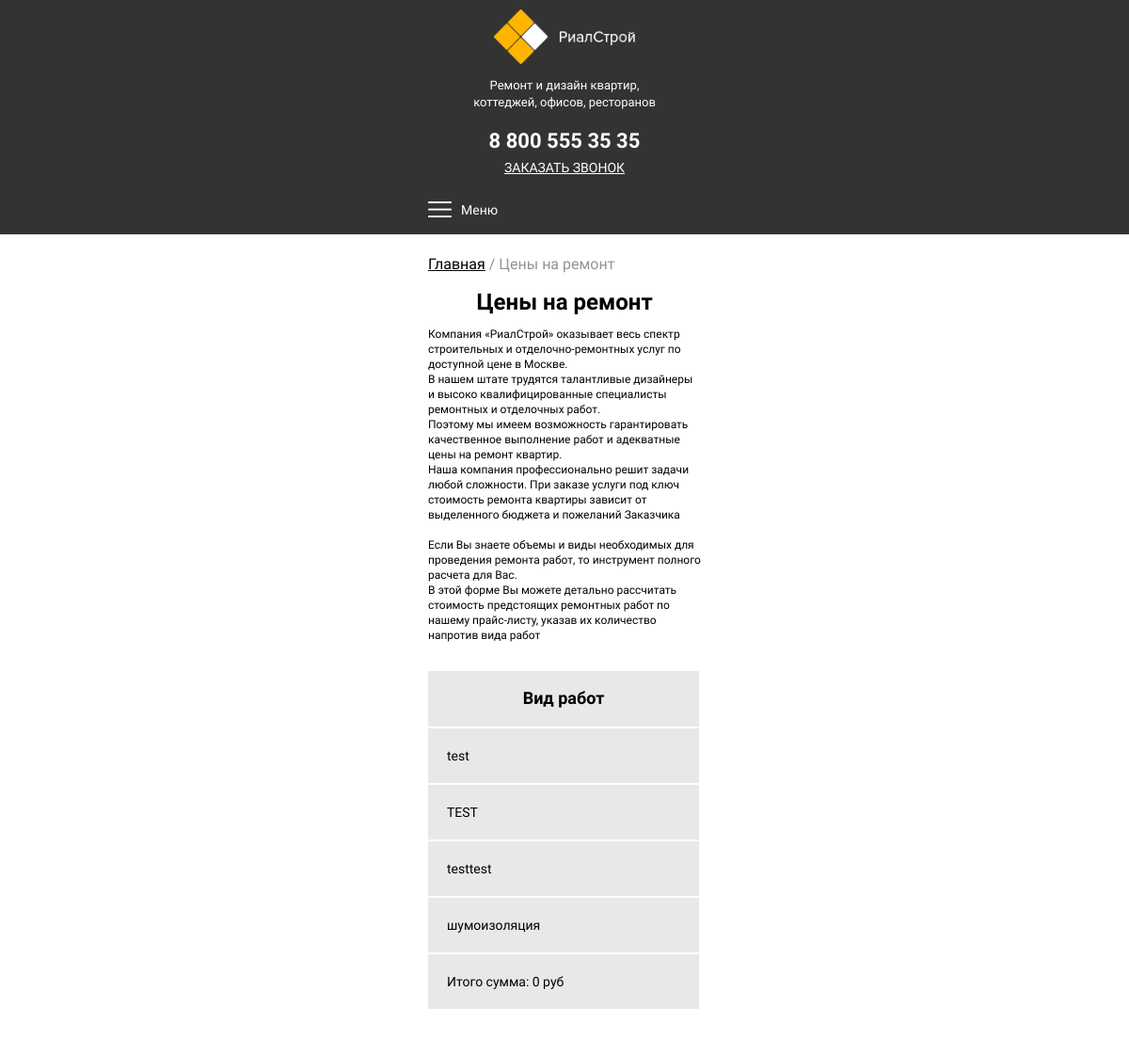
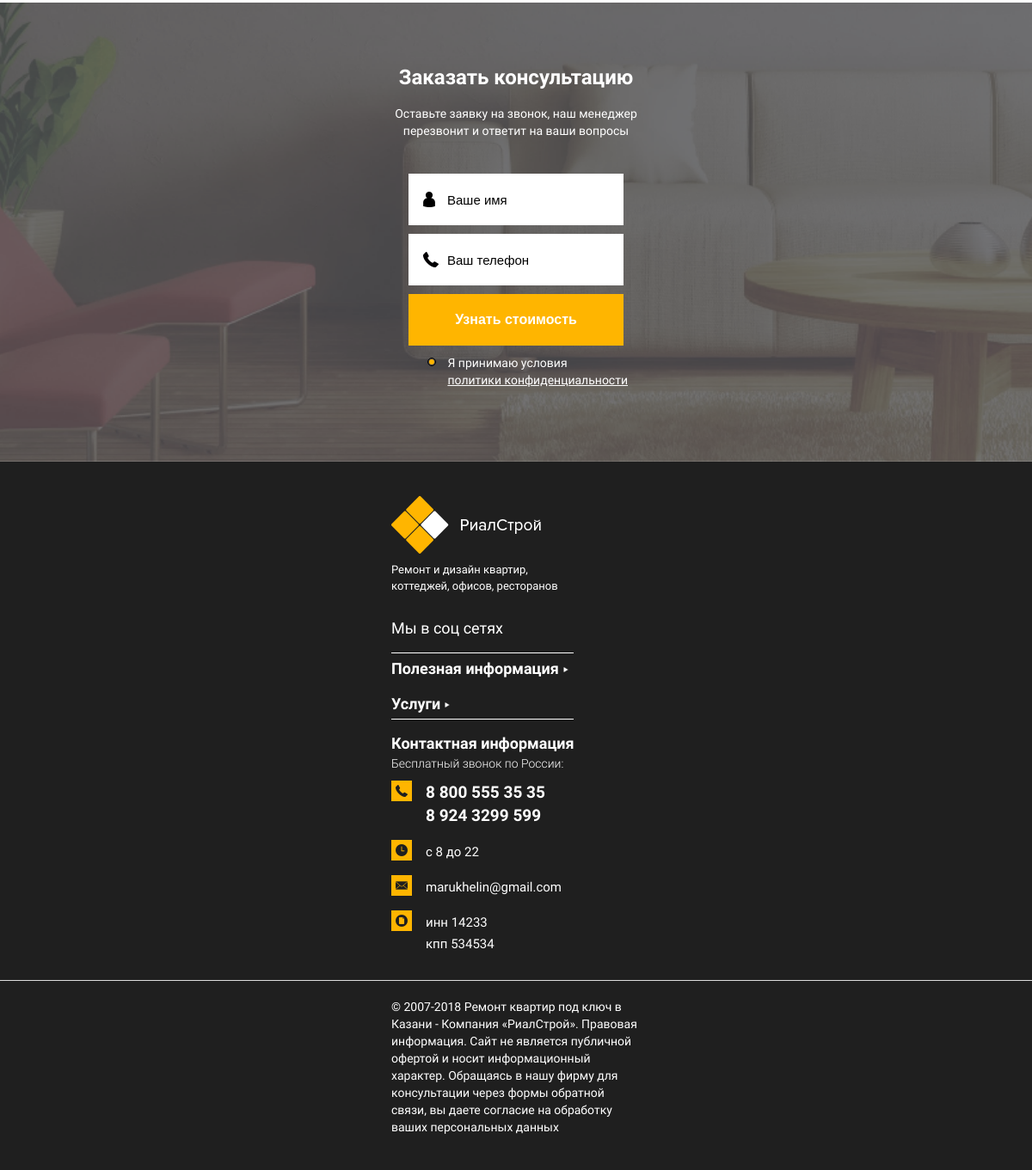
The app's page /calculate/ with its own data (2 pictures, top to bottom).
### main/models.py (models this page shows, shortened)
class Contacts(models.Model):
    address = models.CharField(max_length=256, blank=True, null=True, default=None,
                            verbose_name=u"Адрес")
    time = models.CharField(max_length=256, blank=True, null=True, default=None,
                            verbose_name=u"Время работы")
    email = models.CharField(max_length=256, blank=True, null=True, default=None,
                            verbose_name=u"E-mail")
    map = models.TextField(blank=True, null=True, default=None, verbose_name=u"Код карты (ширину и высоту на 100%)")
    class Meta:
        verbose_name = 'Контакты'
        verbose_name_plural = 'Контакты'

class ContactsPhones(models.Model):
    contact = models.ForeignKey(Contacts, blank=True, null=True, default=None, on_delete=models.CASCADE)
    phone = models.CharField(max_length=256, blank=True, null=True, default=None,
                            verbose_name=u"Телефон")
    class Meta:
        verbose_name = 'Телефоны'
        verbose_name_plural = 'Номера телефонов'

class ContactsBusiness(models.Model):
    contact = models.ForeignKey(Contacts, blank=True, null=True, default=None, on_delete=models.CASCADE)
    business = models.CharField(max_length=256, blank=True, null=True, default=None,
                            verbose_name=u"Реквизиты (инн, кпп и т.д.)")
    class Meta:
        verbose_name = 'Реквизиты'
        verbose_name_plural = 'Реквизиты'

### prices/models.py (models this page shows, shortened)
class Services(models.Model):
    name = models.CharField(max_length=256, blank=True, null=True, default=None,
                            verbose_name=u"Название")
    price = models.IntegerField(default=0, verbose_name=u'Цена')
    v = models.CharField(max_length=256, blank=True, null=True, default=None,
                            verbose_name=u"Единицы измерения (м2)")
    content = HTMLField(default=None, verbose_name=u"Контент на детальной странице")
    categorie = models.ForeignKey(ServicesSubcategories, blank=True, null=True, default=None, on_delete=models.CASCADE)
    img = models.ImageField(upload_to='static/img/block6', blank=True, null=True, default=None,
                                  verbose_name=u"Фоновая картинка")
    slug = models.CharField(max_length=256, blank=True, null=True, default=None,
                            verbose_name=u"URL страницы")
    class Meta:
        verbose_name = 'Услуга'
        verbose_name_plural = 'Услуги'

### main/views.py (the view)
# urls.py: url(r'^calculate/', views.calculate, name='calculate'),
def calculate(request):
    contacts = Contacts.objects.first()
    title = 'Цены на ремонт'
    calc = Services.objects.all()
    cats = ServicesCategories.objects.all()
    menu = MenuBullet.objects.all()
    return render(request, 'pricestable.html', locals())

### templates/pricestable.html (shortened to what this page needs)
{% extends 'base.html' %}
{% block content %}
    <nav class="headcrumbs">
        <div class="container"><span><a href='/'>Главная</a> / {{ title }}</span></div>
    </nav>
    <section class="all__block1">
        <div class="container"><span class="section__title">Цены на ремонт</span><span class="all__block1__descriptor">Компания «РиалСтрой» оказывает весь спектр строительных и отделочно-ремонтных услуг по доступной цене в Москве. <br>В нашем штате трудятся талантливые дизайнеры и высоко квалифицированные специалисты ремонтных и отделочных работ. <br>Поэтому мы имеем возможность гарантировать качественное выполнение работ и адекватные цены на ремонт квартир. <br>Наша компания профессионально решит задачи любой сложности. При заказе услуги под ключ стоимость ремонта квартиры зависит от выделенного бюджета и пожеланий Заказчика <br><br>Если Вы знаете объемы и виды необходимых для проведения ремонта работ, то инструмент полного расчета для Вас. <br>В этой форме Вы можете детально рассчитать стоимость предстоящих ремонтных работ по нашему прайс-листу, указав их количество напротив вида работ</span>
            <div class="all__block1__block">
                <table>
                    <tr>
                        <th>Вид работ</th>
                    </tr>
                    {% for i in calc %}
                    <tr>
                        <td>{{ i.name }}</td>
                    </tr>
                    {% endfor %}
                    <tr>
                        <td>Итого сумма: <span class='sum'>0 руб</span></td>
                    </tr>
                </table>
            </div>
        </div>
    </section>
{% endblock %}

### templates/header.html (shortened to what this page needs)
{% load static %}
<!DOCTYPE html>
<html lang="en"></html>
<head>
	<link rel="stylesheet" href="{% static 'libs/bootstrap/bootstrap-grid-3.3.1.min.css' %}"/>
	<link href="{% static 'libs/owl-carousel/owl.carousel.css' %}" rel="stylesheet"/>
	<link href="{% static 'libs/jquery-nice-select-1.1.0/css/nice-select.css' %}" rel="stylesheet"/>
	<link href="{% static 'css/fonts.css' %}" rel="stylesheet"/>
	<link href="{% static 'css/normalize.css' %}" rel="stylesheet"/>
	<link href="{% static 'css/main.css' %}" rel="stylesheet"/>
	<link href="{% static 'css/media.css' %}" rel="stylesheet"/>
</head>
<body>
	<div class="page-wrapper">
		<div class="menu-wrapper">
			<header>
				<div class="container">
                    <a href="/"><img src="{% static 'img/logo.png' %}" alt="" class="header__logo"/></a>
                    <span class="header__descriptor">Ремонт и дизайн квартир,<br>коттеджей, офисов, ресторанов</span>
					<div class="header__contact">
                        <span class="header__phone">{{ contacts.contactsphones_set.first.phone }}</span>
                        <span class="header__callback callback">ЗАКАЗАТЬ ЗВОНОК</span></div>
				</div>
			</header>
		</div>
		<div class="head-mobile">
			<div class="container">
				<div class="mobile-menu"><img src="{% static 'img/burger.png' %}" alt=""/><span>Меню</span></div>
				<div class="mobile-socials">
                    {% for s in contacts.socials_set.all %}
                    <a href="{{ s.href }}">
                    </a>
                    {% endfor %}
                </div>
			</div>
		</div>

### templates/footer.html (shortened to what this page needs)
{% load static %}
        <section class="block14">
			<div class="block14__bg">
                <img src="{% static 'img/block14/bg.png' %}" alt=""/></div>
			<div class="container">
				<div class="block14__titles"><span class="block14__title title-min">Заказать консультацию</span><span class="block14__descriptor">Оставьте заявку на звонок, наш менеджер <br>перезвонит и ответит на ваши вопросы</span></div>
				<form class="block14__form">
					<div class="block14__input-wrap">
						<input type="text" name="name" placeholder="Ваше имя" required="required"/>
                        <img src="{% static 'img/block14/1.png' %}" alt=""/>
					</div>
					<div class="block14__input-wrap">
						<input type="text" name="name" placeholder="Ваш телефон" required="required"/>
                        <img src="{% static 'img/block14/2.png' %}" alt=""/>
					</div>
					<button class="button">Узнать стоимость</button>
					<fieldset class="checkbox">
						<label for="ch3">Я принимаю условия <br><a href=''>политики конфиденциальности</a></label>
					</fieldset>
				</form>
			</div>
		</section>
		<footer>
			<div class="footer__top">
				<div class="container">
					<div class="footer__flex">
						<div class="footer__block1">
                            <a href="/">
                                <img src="{% static 'img/logo.png' %}" alt="" class="footer__logo"/>
                            </a>
                            <span class="footer__logo__title">Ремонт и дизайн квартир, <br>коттеджей, офисов, ресторанов</span>
							<div class="footer__socials">
                                <span>Мы в соц сетях</span>
                                {% for s in contacts.socials_set.all %}
                                <a href="{{ s.href }}">
                                </a>
                                {% endfor %}
                            </div>
						</div>
						<div class="footer__list"><span class="footer__list__title f-mobile">Полезная информация</span>
						</div>
						<div class="footer__list"><span class="footer__list__title f-mobile">Услуги</span>
						</div>
						<div class="footer__block2"><span class="footer__list__title">Контактная информация</span><span class="footer__phone__pre">Бесплатный звонок по России:</span>
							<ul>
								<li>
                                    <img src="{% static 'img/footer/1.png' %}" alt=""/>
                                    <span class="phone">
                                        {% for p in contacts.contactsphones_set.all %}
                                            {{ p.phone }}{% if not forloop.last %}<br>{% endif %}
                                        {% endfor %}
                                    </span>
                                </li>
								<li><img src="{% static 'img/footer/3.png' %}" alt=""/><span>{{ contacts.time }}</span></li>
								<li><img src="{% static 'img/footer/4.png' %}" alt=""/><span>{{ contacts.email }}</span></li>
								<li>
                                    <img src="{% static 'img/footer/5.png' %}" alt=""/>
                                    <span>
                                        {% for p in contacts.contactsbusiness_set.all %}
                                            {{ p.business }}{% if not forloop.last %}<br>{% endif %}
                                        {% endfor %}
                                    </span>
                                </li>
							</ul>
						</div>
					</div>
				</div>
			</div>
			<div class="footer__bottom">
				<div class="container"><span>© 2007-2018 Ремонт квартир под ключ в Казани - Компания «РиалСтрой». Правовая информация. Сайт не является публичной офертой и носит информационный характер. Обращаясь в нашу фирму для консультации через формы обратной связи, вы даете согласие на обработку ваших персональных данных</span></div>
			</div>
		</footer>
	</div>
</body>

### static/css/media.css (style rules this page uses)
@media only screen and (max-width: 1200px) { .container { width: 320px; } }
@media only screen and (max-width: 1200px) { .header__logo { float: none; display: block; margin: 0 auto; width: 150px; } }
@media only screen and (max-width: 1200px) { .header__descriptor { display: block; float: none; text-align: center; width: 100%; } }
@media only screen and (max-width: 1200px) { .header__contact { width: 100%; display: block; float: none; margin-top: 15px; } }
@media only screen and (max-width: 1200px) { .header__phone { font-size: 22px; text-align: center; } }
@media only screen and (max-width: 1200px) { .header__callback { font-size: 14px; text-align: center; } }
@media only screen and (max-width: 1200px) { .mobile-menu { display: block; padding-bottom: 5px; float: left; } }
@media only screen and (max-width: 1200px) { .section__title { font-size: 24px; line-height: 32px; } }
@media only screen and (max-width: 1200px) { .block14 .container { width: 320px; } }
@media only screen and (max-width: 1200px) { .block14__title { display: block; font-size: 24px; margin-right: 0; text-align: center; } }
@media only screen and (max-width: 1200px) { .block14__descriptor { display: block; margin-top: 15px; font-size: 14px; line-height: 20px; text-align: center; } }
@media only screen and (max-width: 1200px) { .block14__form { justify-content: center; } }
@media only screen and (max-width: 1200px) { .block14__input-wrap { margin-bottom: 10px; } }
@media only screen and (max-width: 1200px) { .footer__list { margin-top: 15px; width: 212px; } }
@media only screen and (max-width: 1200px) { .footer__list:nth-child(2) { padding-top: 5px; border-top: 1px solid #fff; } }
@media only screen and (max-width: 1200px) { .footer__list:nth-child(3) { padding-bottom: 5px; border-bottom: 1px solid #fff; } }
@media only screen and (max-width: 1200px) { .footer__list__title { margin-bottom: 0; position: relative; } }
@media only screen and (max-width: 1200px) { .f-mobile::after { content: ''; background-image: url(../img/arr-white.png); transform: translateY(-50%) rotate(-90deg); display: inline-block; margin-left: 5px; width: 6px; height: 5px; } }
@media only screen and (max-width: 1200px) { .footer__block2 { margin-top: 15px; } }
@media only screen and (max-width: 1200px) { .mobile-menu span { color: #fff; vertical-align: middle; font-size: 14px; display: inline-block; } }
@media only screen and (max-width: 1200px) { .mobile-menu img { vertical-align: middle; margin-right: 10px; display: inline-block; } }
@media only screen and (max-width: 1200px) { .mobile-socials { float: right; display: block; } }
@media only screen and (max-width: 1200px) { .head-mobile { display: block; padding: 10px 0; background-color: #333; } }
@media only screen and (max-width: 1200px) { .block14__bg img { width: auto; min-width: 100%; min-height: none; height: 100%; } }
@media only screen and (max-width: 1200px) { .all__block1__descriptor { padding: 0; font-size: 12px; line-height: 16px; } }
@media only screen and (max-width: 1200px) { .all__block1__block { width: 100%; overflow: scroll; } }
@media only screen and (max-width: 1200px) { .all__block1__block table { width: 740px; } }
@media only screen and (max-width: 1200px) { .all__block1__block table td:nth-child(1) { font-size: 14px; line-height: 18px; } }

### records on screen
Contacts: contactsphones_set.first.phone "8 800 555 35 35", time "с 8 до 22", email "marukhelin@gmail.com"
Services: name "test"
Services: name "TEST"
Services: name "testtest"
Services: name "шумоизоляция"
ContactsPhones: phone "8 800 555 35 35"
ContactsPhones: phone "8 924 3299 599"
ContactsBusiness: business "инн 14233"
ContactsBusiness: business "кпп 534534"

### other values on screen
{{ title }} "Цены на ремонт"
